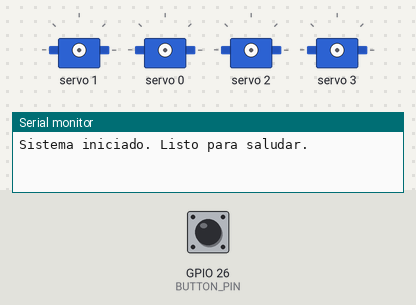
A sketch run on a simulated ESP32. On the bench: 4 × servo, the last lines printed to the serial monitor. The test bench sets the inputs (shaded band); at power-on: GPIO 26 (BUTTON_PIN) HIGH.

Above: at 1.2 s.
1.3 s: GPIO 26 (BUTTON_PIN) pulled LOW for 0.15 s
At 4.1 s:
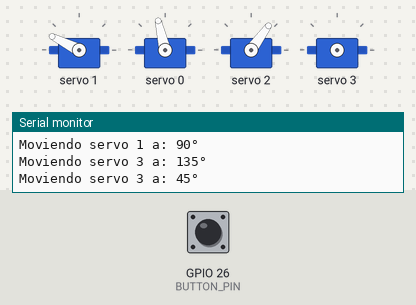
7.4 s: GPIO 26 (BUTTON_PIN) pulled LOW for 3.2 s
At 9.0 s:
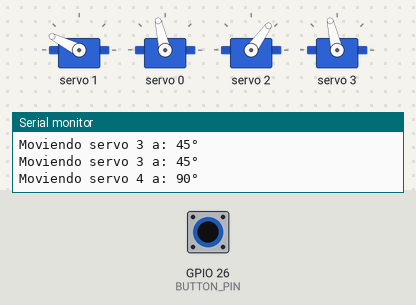
Timing chart, 0 to 17.6 s (numbered marks = the images above; inputs shaded):
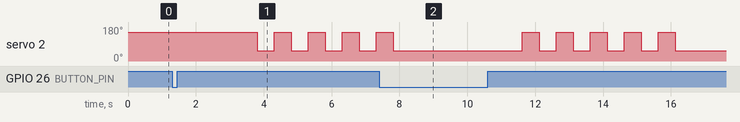

The sketch:

PRUEBA_SALUDO.ino
```cpp
#include <Wire.h>
#include <Adafruit_PWMServoDriver.h>

Adafruit_PWMServoDriver pwm = Adafruit_PWMServoDriver();
#define SERVOMIN 120 // Valor mínimo corregido
#define SERVOMAX 540 // Valor máximo corregido

// Pines de retroalimentación (potenciómetros internos de los servos)
#define POT1_PIN 36 // Servo 1 - Retroalimentación en GPIO36
#define POT2_PIN 39 // Servo 2 - Retroalimentación en GPIO39
#define POT3_PIN 34 // Servo 3 - Retroalimentación en GPIO34
#define POT4_PIN 35 // Servo 4 - Retroalimentación en GPIO35

// Pines para botones
#define BUTTON_PIN 26 // Botón para iniciar el movimiento
#define SDA_PIN 21     // Pin SDA del I2C
#define SCL_PIN 22     // Pin SCL del I2C

// Variables para los servos
int servoChannels[4] = {0, 1, 2, 3}; // Canales del PCA9685 para los servos
int potPins[4] = {POT1_PIN, POT2_PIN, POT3_PIN, POT4_PIN}; // Pines de retroalimentación

void setup() {
  Serial.begin(115200);
  Wire.begin(SDA_PIN, SCL_PIN); // Configurar pines I2C
  pwm.begin();
  pwm.setPWMFreq(50); // Frecuencia para servos

  pinMode(BUTTON_PIN, INPUT_PULLUP);

  Serial.println("Sistema iniciado. Listo para saludar.");
}

void loop() {
  // Verificar si se presionó el botón para iniciar el saludo
  if (digitalRead(BUTTON_PIN) == LOW) {
    realizarSaludo();
    delay(300); // Debounce para evitar múltiples lecturas
  }
}

// Función para realizar el saludo
void realizarSaludo() {
  Serial.println("Iniciando saludo...");

  // Mover Servo 2 a 45°
  moverServo(1, 135); // Servo 2 en el canal 1
  delay(1000);       // Esperar 1 segundo

  // Mover Servo 1 a 90°
  moverServo(0, 90); // Servo 1 en el canal 0
  delay(1000);       // Esperar 1 segundo

  // Mover Servo 3 en un bucle de 45° a 135° cinco veces
  for (int i = 0; i < 5; i++) {
    moverServo(2, 135); // Servo 3 en el canal 2
    delay(500);         // Pausa de 0.5 segundos
    moverServo(2, 45);  // Volver a 45°
    delay(500);
  }

  // Al final, dejar el Servo 3 en 45°
  moverServo(2, 45);

  // Mover Servo 4 a 100°
  moverServo(3, 90); // Servo 4 en el canal 3
  delay(1000);        // Esperar 1 segundo

  Serial.println("Saludo completado.");
}

// Función para mover un servo a un ángulo específico
void moverServo(int servoIndex, int angle) {
  int pulseLength = map(angle, 0, 180, SERVOMIN, SERVOMAX);
  pwm.setPWM(servoChannels[servoIndex], 0, pulseLength);
  Serial.print("Moviendo servo ");
  Serial.print(servoIndex + 1);
  Serial.print(" a: ");
  Serial.print(angle);
  Serial.println("°");
}
```

Measured:
- after the input at 1.3 s, servo 2: alternates 153° for 0.50 s and 54° for 0.50 s, starting after 2.5 s
